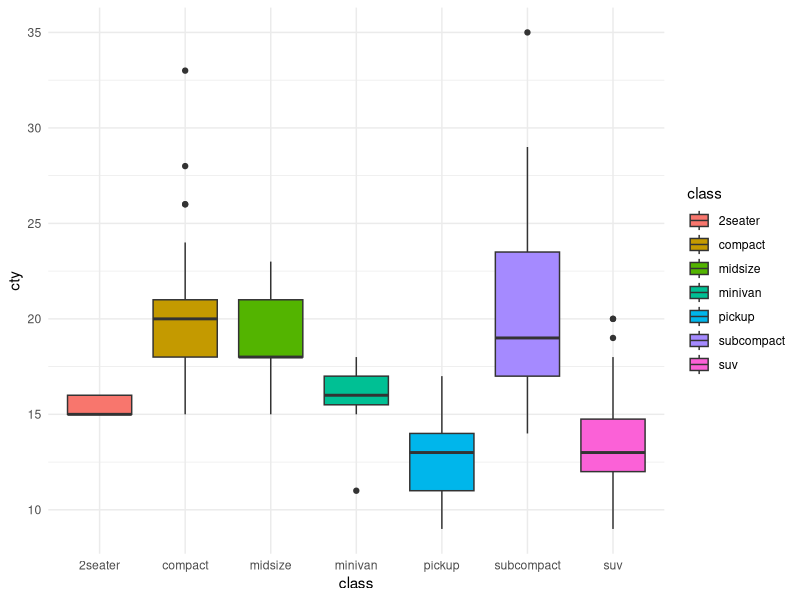

This figure's R source:
## ---- chunk 1
library(tidyverse)
library(skimr)   # a better summary of data.frame
library(scales)  # scales for ggplot
library(ggthemes)  # additional ggplot themes
theme_set(theme_minimal()) # setting the minimal theme for ggplot
# setting default chunk options
knitr::opts_chunk$set(echo = T, eval = T,
                      message=F, warning = F) 
## ---- chunk 2
ggplot(mpg) +
  geom_boxplot(aes(x = class, y = cty, fill = class))
